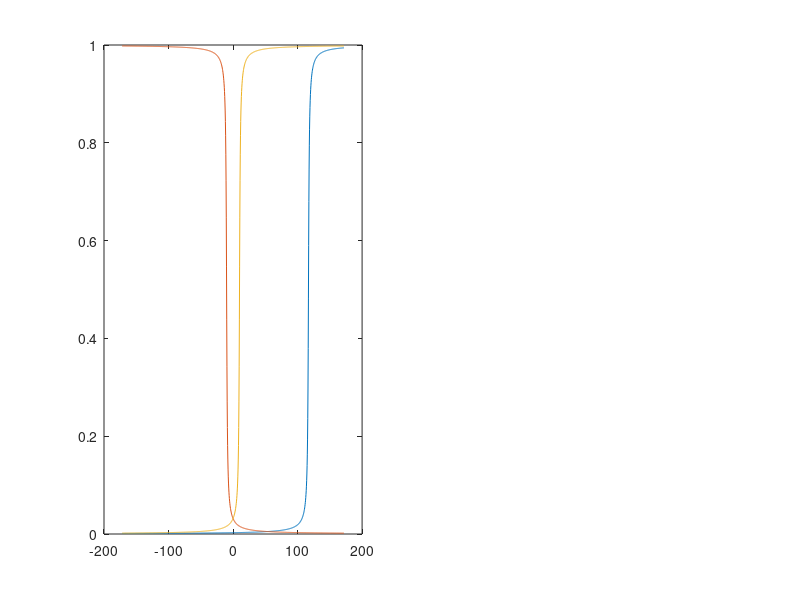

Source code (MATLAB): (Note: this script raises an error after producing the figure.)
%% 
clear, clc, close all

x = linspace(-3,3,1000);
imu = linspace(3,-3,1000);

midpoint = 2.04;

As = 3; Al = 2; Ss = 1; L1 = 4.5; L2 = 2.5;
shoulder = As*(1/pi)*atan(rad2deg(x-midpoint)-3) + As/2+0.5;
leg = Al*(1/pi)*atan(-rad2deg(x+midpoint) +30)- As/2 - 2*Ss+0.5;
switching = -4*(1/pi)*atan(rad2deg(imu)-20)+2 ;
tot3 = shoulder + leg + switching;

As = 2; Al = 2; Ss = 1; L1 = 4.5; L2 = 2.5;
shoulder = As*(1/pi)*atan(rad2deg(x-midpoint)-3) + As/2+1;
leg = Al*(1/pi)*atan(-rad2deg(x+midpoint) +30)- As/2 - 2*Ss+0.5;
switching = -5*(1/pi)*atan(rad2deg(imu)-20)+1.5 ;
tot4 = shoulder+leg+switching;


Av1 = 1/pi;
motorang = Av1*atan(rad2deg(x-midpoint))+0.5;
Av2 = 1/pi;
motorvel = Av2*atan(-rad2deg(x)-10)+0.5;
Av3 = 1/pi;
imuvel = Av3*atan(rad2deg(x)-10)+0.5;

figure(1)
subplot(1,2,1)
plot(rad2deg(x), motorang); hold on
plot(rad2deg(x), motorvel); hold on
plot(rad2deg(x), imuvel); hold on
xline(rad2deg(midpoint)); xline(rad2deg(-midpoint))
legend('Motor Angle','Motor Velocity','IMU velocity','Location','NorthWest')

subplot(1,2,2)
plot(rad2deg(x),tot3)
title("total")
xlabel("$\theta_{mot} (degrees)$",Interpreter="latex")
xline(rad2deg(+midpoint)); xline(rad2deg(-midpoint))
xline(-10); yline(0) 
set(gcf,'color','w')


%% Plotting each component
figure(2)
subplot(2,2,1)
plot(rad2deg(x),shoulder)
title("shoulder")
xlabel("$\theta_{mot} (degrees)$",Interpreter="latex")
xline(rad2deg(+midpoint))

subplot(2,2,2)
plot(rad2deg(x),leg)
title("leg")
xlabel("$\theta_{mot} (degrees)$",Interpreter="latex")
xline(rad2deg(-midpoint))

subplot(2,2,3)
plot(rad2deg(imu),switching)
title("imu")
xlabel("$\theta_{imu} (degrees)$",Interpreter="latex")
xline(10)

subplot(2,2,4)
plot(rad2deg(x),tot3); hold on
plot(rad2deg(x),tot4)
title("total")
xlabel("$\theta_{mot} (degrees)$",Interpreter="latex")
xline(rad2deg(+midpoint))
xline(rad2deg(-midpoint))
xline(-10)
yline(0) 